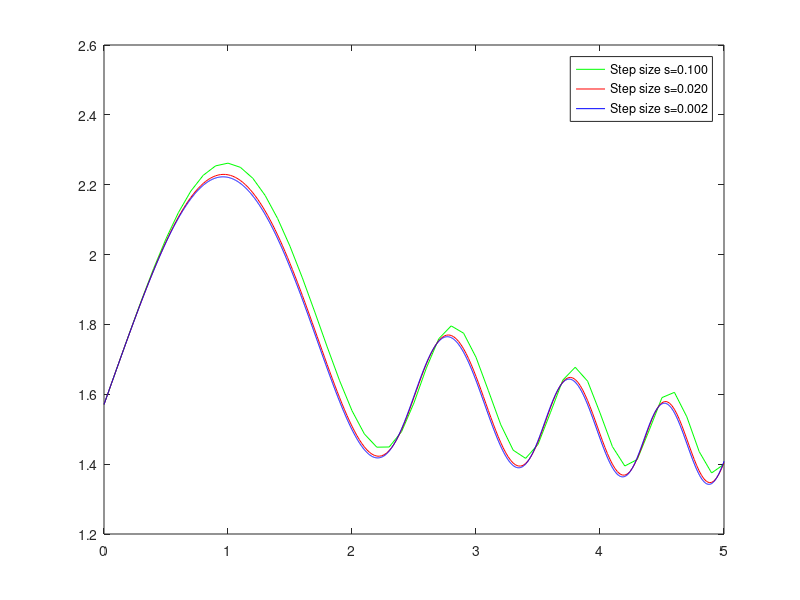

Write MATLAB code to recreate this figure.
S = [0.1 0.02 0.002]; % steps
Y = cell(1,numel(S));

for k=1:numel(S)
    s = S(k); % current step
    x = 0:s:5;  % interval of x
    y = zeros(1, numel(x)); 
    y(1) = pi/2;  % initial value of y
    n = numel(y);  % the number of y values
    
    for i=1:n-1
        f = sin((x(i) * x(i)) + (y(i)));
        y(i+1) = y(i) + s * f;
    end
    
    Y{k} = [x; y].';
end

plot(Y{1}(:,1), Y{1}(:,2), 'g', 'DisplayName', ['Step size s=' num2str(S(1), '%.3f')]);
hold on
plot(Y{2}(:,1), Y{2}(:,2), 'r', 'DisplayName', ['Step size s=' num2str(S(2), '%.3f')]);
hold on
plot(Y{3}(:,1), Y{3}(:,2), 'b', 'DisplayName', ['Step size s=' num2str(S(3), '%.3f')]);
hold on
legend